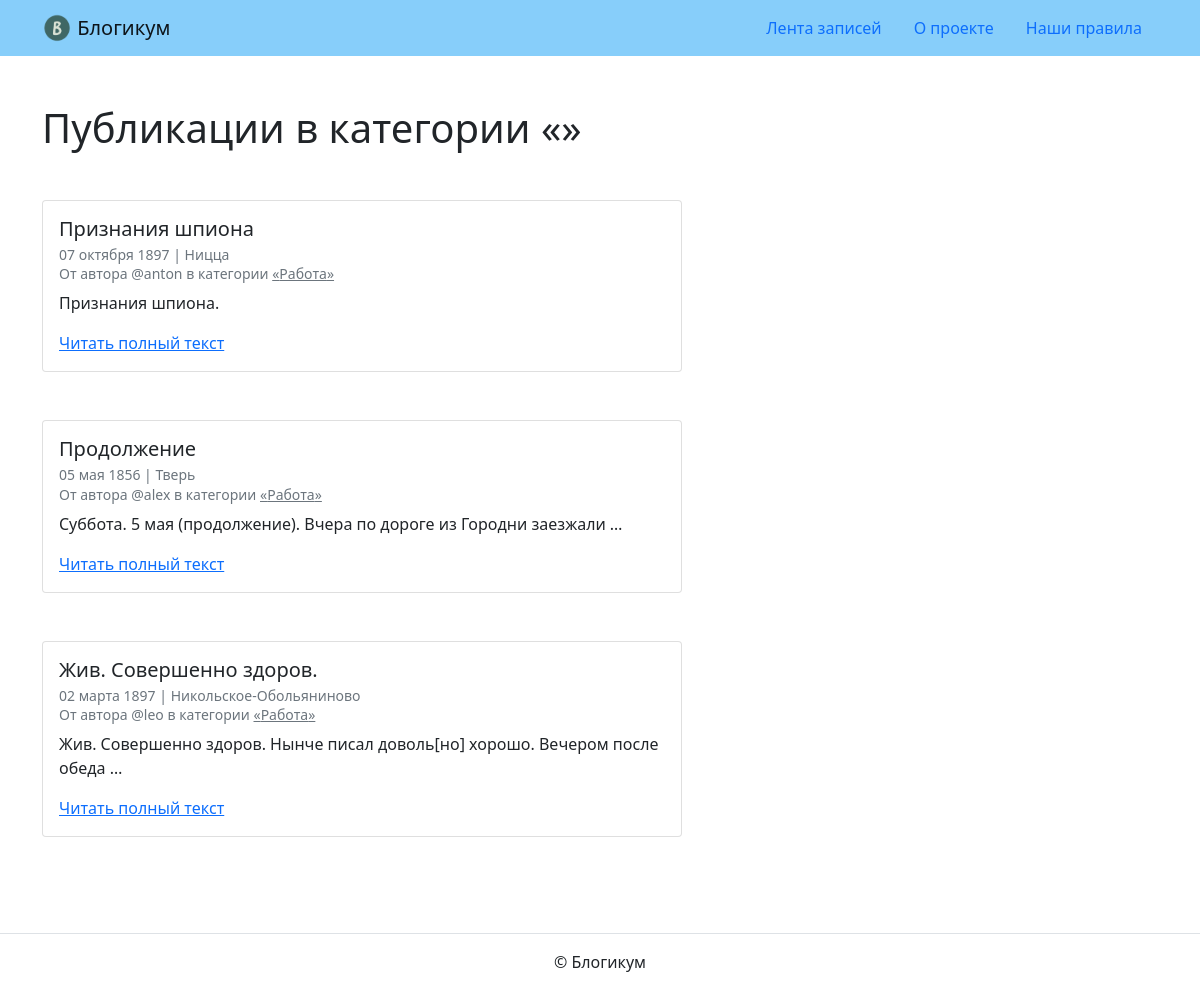
Page /category/work/ on the committed database.
### blog/models.py (models this page shows, shortened)
class BaseModel(models.Model):
    is_published = models.BooleanField(
        default=True,
        verbose_name='Опубликовано',
        help_text='Снимите галочку, чтобы скрыть публикацию.'
    )
    created_at = models.DateTimeField(
        auto_now_add=True,
        verbose_name='Добавлено'
    )
    class Meta:
        abstract = True

class Post(BaseModel):
    title = models.CharField(
        max_length=256,
        verbose_name='Заголовок'
    )
    text = models.TextField(
        verbose_name='Текст'
    )
    pub_date = models.DateTimeField(
        verbose_name='Дата и время публикации',
        help_text='Если установить дату и время в будущем — '
                  'можно делать отложенные публикации.'
    )
    author = models.ForeignKey(
        User,
        on_delete=models.CASCADE,
        verbose_name='Автор публикации'
    )
    location = models.ForeignKey(
        Location,
        on_delete=models.SET_NULL,
        null=True,
        blank=True,
        verbose_name='Местоположение'
    )
    category = models.ForeignKey(
        Category,
        on_delete=models.SET_NULL,
        null=True,
        verbose_name='Категория'
    )
    class Meta:
        verbose_name = 'публикация'
        verbose_name_plural = 'Публикации'

class Location(BaseModel):
    name = models.CharField(
        max_length=256,
        verbose_name='Название места'
    )
    class Meta:
        verbose_name = 'местоположение'
        verbose_name_plural = 'Местоположения'

class Category(BaseModel):
    title = models.CharField(
        max_length=256,
        verbose_name='Заголовок'
    )
    description = models.TextField(
        verbose_name='Описание'
    )
    slug = models.SlugField(
        unique=True,
        verbose_name='Идентификатор',
        help_text='Идентификатор страницы для URL; '
                  'разрешены символы латиницы, цифры, '
                  'дефис и подчёркивание.'
    )
    class Meta:
        verbose_name = 'категория'
        verbose_name_plural = 'Категории'

### blog/views.py (the view)
def category_posts(request, category_slug):
    template_name = 'blog/category.html'
    post_list = get_list_or_404(
        Post,
        category__slug=category_slug,
        is_published=True,
        pub_date__lte=datetime.now(),
        category__is_published=True
    )
    context = {'post_list': post_list}
    return render(request, template_name, context)

### templates/blog/category.html (shortened to what this page needs)
{% extends "base.html" %}
{% block content %}
  <h1>Публикации в категории «{{ post.category.title }}»</h1>
  {% for post in post_list %}
    <article class="mb-5">
      {% include "includes/post_card.html" %}
     </article>
  {% endfor %}
{% endblock %}

### templates/includes/post_card.html
<div class="card" style="width: 40rem;">
  <div class="card-body">
    <h5 class="card-title">{{ post.title }}</h5>
    <h6 class="card-subtitle mb-2 text-muted">
      <small>
        {{ post.pub_date|date:"d E Y" }} | {% if post.location and post.location.is_published %}{{ post.location.name }}{% else %}Планета Земля{% endif %}<br>
        От автора @{{ post.author.username }} в категории {% include "includes/category_link.html" %}
      </small>
    </h6>
    <p class="card-text">{{ post.text|truncatewords:10 }}</p>
    <a href="{% url 'blog:post_detail' post.id %}" class="card-link">Читать полный текст</a>
  </div>
</div>

### templates/includes/category_link.html
<a class="text-muted" href="{% url 'blog:category_posts' post.category.slug %}">
  «{{ post.category.title }}»
</a>

### rows in the picture
Post: title "Признания шпиона", pub_date "07 октября 1897", location.name "Ницца", author.username "anton", category "Работа", text "Признания шпиона."
Post: title "Продолжение", pub_date "05 мая 1856", location.name "Тверь", author.username "alex", category "Работа", text "Суббота. 5 мая (продолжение). Вчера по дороге из Городни заезжали …"
Post: title "Жив. Совершенно здоров.", pub_date "02 марта 1897", location.name "Никольское-Обольяниново", author.username "leo", category "Работа", text "Жив. Совершенно здоров. Нынче писал доволь[но] хорошо. Вечером после обеда …"
